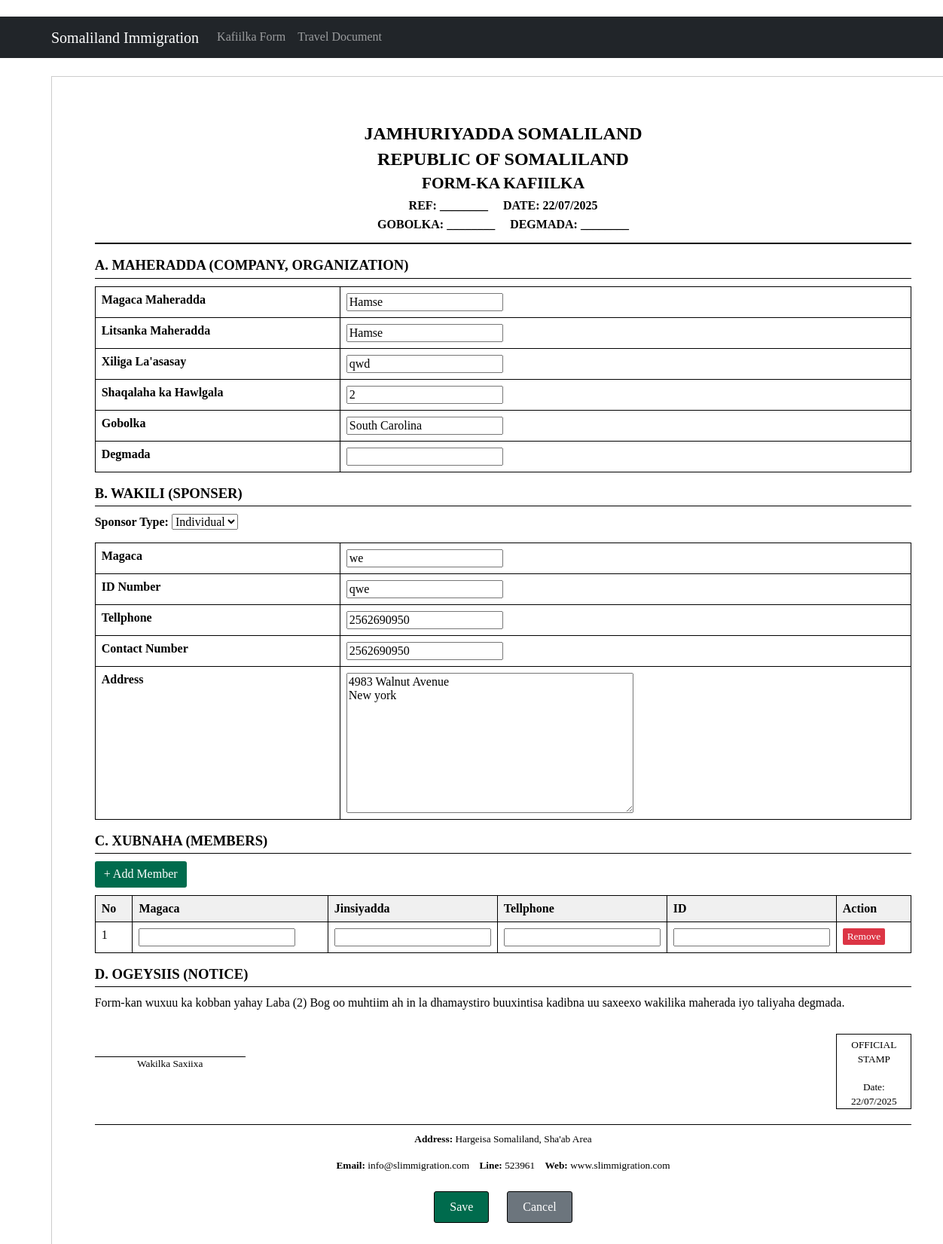
The page /kafiilka/1/edit/ on the database its author committed.
### immigration/models.py (models this page shows, shortened)
class KafiilkaForm(models.Model):
    reference = models.CharField(max_length=100, blank=True)
    date = models.DateField(blank=True, null=True)
    gobolka = models.CharField(max_length=100, blank=True)
    degmada = models.CharField(max_length=100, blank=True)
    company_name = models.CharField(max_length=200, blank=True)
    company_license = models.CharField(max_length=100, blank=True)
    establishment_period = models.CharField(max_length=100, blank=True)
    working_employees = models.IntegerField(blank=True, null=True)
    company_region = models.CharField(max_length=100, blank=True)
    company_district = models.CharField(max_length=100, blank=True)
    sponsor_type = models.CharField(max_length=10, choices=[('SHASI', 'Individual'), ('WADAR', 'Group')], blank=True)
    sponsor_name = models.CharField(max_length=200, blank=True)
    sponsor_id = models.CharField(max_length=50, blank=True)
    sponsor_phone = models.CharField(max_length=20, blank=True)
    sponsor_contact = models.CharField(max_length=20, blank=True)
    sponsor_address = models.TextField(blank=True)
    pledge_name = models.CharField(max_length=200, blank=True)
    pledge_signature = models.CharField(max_length=200, blank=True)
    district_leader_name = models.CharField(max_length=200, blank=True)
    district_leader_signature = models.CharField(max_length=200, blank=True)
    filled_date = models.DateField(blank=True, null=True)
    attachment_types = models.CharField(max_length=200, blank=True)
    special_notes = models.TextField(blank=True)
    created_at = models.DateTimeField(auto_now_add=True)
    updated_at = models.DateTimeField(auto_now=True)

### immigration/views.py (the view)
# urls.py: path('kafiilka/<int:pk>/edit/', views.kafiilka_form_edit, name='kafiilka_form_edit'),
def kafiilka_form_edit(request, pk):
    form_instance = get_object_or_404(KafiilkaForm, pk=pk)
    if request.method == 'POST':
        form = KafiilkaFormForm(request.POST, request.FILES, instance=form_instance)
        formset = KafiilkaFormMemberFormSet(request.POST, request.FILES, instance=form_instance)
        if form.is_valid() and formset.is_valid():
            form.save()
            formset.save()
            return redirect('kafiilka_form_detail', pk=pk)
    else:
        form = KafiilkaFormForm(instance=form_instance)
        formset = KafiilkaFormMemberFormSet(instance=form_instance)
    return render(request, 'kafiilka_form/edit.html', {
        'form': form,
        'formset': formset,
    })

### immigration/forms.py
class KafiilkaFormForm(forms.ModelForm):
    class Meta:
        model = KafiilkaForm
        exclude = ['created_at', 'updated_at']
        widgets = {
            'date': forms.DateInput(attrs={'type': 'date'}),
            'filled_date': forms.DateInput(attrs={'type': 'date'}),
        }

### immigration/templates/kafiilka_form/edit.html (shortened to what this page needs)
﻿{% extends 'base.html' %}
{% block content %}
<div class="form-container">
    <div class="watermark">2025</div>
    <div class="form-header">
        <h1>JAMHURIYADDA SOMALILAND</h1>
        <h1>REPUBLIC OF SOMALILAND</h1>
        <h2>FORM-KA KAFIILKA</h2>
        <p><strong>REF:</strong> {{ form.reference.value|default:"________" }} &nbsp;&nbsp;&nbsp; <strong>DATE:</strong> <span class="current-date">{% now "d/m/Y" %}</span></p>
        <p><strong>GOBOLKA:</strong> {{ form.gobolka.value|default:"________" }} &nbsp;&nbsp;&nbsp; <strong>DEGMADA:</strong> {{ form.degmada.value|default:"________" }}</p>
    </div>
    <form method="post" enctype="multipart/form-data" id="kafiilka-form">
        <div class="form-section">
            <div class="section-title">A. MAHERADDA (COMPANY, ORGANIZATION)</div>
            <table class="form-table">
                <tr>
                    <td width="30%"><strong>Magaca Maheradda</strong></td>
                    <td>{{ form.company_name }}</td>
                </tr>
                <tr>
                    <td><strong>Litsanka Maheradda</strong></td>
                    <td>{{ form.company_license }}</td>
                </tr>
                <tr>
                    <td><strong>Xiliga La'asasay</strong></td>
                    <td>{{ form.establishment_period }}</td>
                </tr>
                <tr>
                    <td><strong>Shaqalaha ka Hawlgala</strong></td>
                    <td>{{ form.working_employees }}</td>
                </tr>
                <tr>
                    <td><strong>Gobolka</strong></td>
                    <td>{{ form.company_region }}</td>
                </tr>
                <tr>
                    <td><strong>Degmada</strong></td>
                    <td>{{ form.company_district }}</td>
                </tr>
            </table>
        </div>
        <div class="form-section">
            <div class="section-title">B. WAKILI (SPONSER)</div>
            <p><strong>Sponsor Type:</strong> {{ form.sponsor_type }}</p>
            <table class="form-table">
                <tr>
                    <td width="30%"><strong>Magaca</strong></td>
                    <td>{{ form.sponsor_name }}</td>
                </tr>
                <tr>
                    <td><strong>ID Number</strong></td>
                    <td>{{ form.sponsor_id }}</td>
                </tr>
                <tr>
                    <td><strong>Tellphone</strong></td>
                    <td>{{ form.sponsor_phone }}</td>
                </tr>
                <tr>
                    <td><strong>Contact Number</strong></td>
                    <td>{{ form.sponsor_contact }}</td>
                </tr>
                <tr>
                    <td><strong>Address</strong></td>
                    <td>{{ form.sponsor_address }}</td>
                </tr>
            </table>
        </div>
        <div class="form-section">
            <div class="section-title">C. XUBNAHA (MEMBERS)</div>
            <button type="button" class="add-member-btn" id="add-member-btn">+ Add Member</button>
            <table class="form-table" id="members-table">
                <thead>
                    <tr>
                        <th width="5%">No</th>
                        <th width="25%">Magaca</th>
                        <th width="15%">Jinsiyadda</th>
                        <th width="15%">Tellphone</th>
                        <th width="15%">ID</th>
                        <th width="10%">Action</th>
                    </tr>
                </thead>
                <tbody>
                    {% for member_form in formset %}
                    <tr>
                        <td>{{ forloop.counter }}</td>
                        <td>{{ member_form.name }}</td>
                        <td>{{ member_form.nationality }}</td>
                        <td>{{ member_form.phone }}</td>
                        <td>{{ member_form.id_number }}</td>
                        <td>
                            {% if member_form.instance.pk %}
                            {{ member_form.DELETE }}
                            <button type="button" class="remove-member-btn" onclick="this.previousElementSibling.checked = !this.previousElementSibling.checked; this.closest('tr').style.display = this.previousElementSibling.checked ? 'none' : '';">Remove</button>
                            {% else %}
                            <button type="button" class="remove-member-btn">Remove</button>
                            {% endif %}
                        </td>
                    </tr>
                    {% endfor %}
                </tbody>
            </table>
        </div>
        <div class="form-section">
            <div class="section-title">D. OGEYSIIS (NOTICE)</div>
            <p style="text-align: justify;">Form-kan wuxuu ka kobban yahay Laba (2) Bog oo muhtiim ah in la dhamaystiro buuxintisa kadibna uu saxeexo wakilika maherada iyo taliyaha degmada.</p>
            <div style="margin-top: 30px;">
                <div class="official-stamp">
                    OFFICIAL STAMP<br><br>
                    Date: {% now "d/m/Y" %}
                </div>
                <div style="float: left;">
                    <span class="signature-line"></span>
                    <span class="signature-label">Wakilka Saxiixa</span>
                </div>
            </div>
        </div>
        <div class="footer">
            <p><strong>Address:</strong> Hargeisa Somaliland, Sha'ab Area</p>
            <p><strong>Email:</strong> info@slimmigration.com &nbsp;&nbsp; <strong>Line:</strong> 523961 &nbsp;&nbsp; <strong>Web:</strong> www.slimmigration.com</p>
        </div>
        <div class="btn-container">
            <button type="submit" class="btn btn-primary">Save</button>
            <a href="{% url 'kafiilka_form_list' %}" class="btn btn-secondary">Cancel</a>
        </div>
    </form>
</div>
{% endblock %}

### immigration/templates/base.html (style rules this page uses)
.form-header { text-align: center; font-weight: bold; margin-bottom: 20px; }
.form-section { margin-bottom: 30px; }
.section-title { font-weight: bold; border-bottom: 1px solid #000; margin-bottom: 15px; }
.form-table { width: 100%; border-collapse: collapse; }
.form-table th, .form-table td { border: 1px solid #000; padding: 8px; }
.footer { margin-top: 30px; font-size: 12px; text-align: center; }

### immigration/templates/kafiilka_form/edit.html (style rules this page uses)
body { font-family: "Times New Roman", serif; margin: 0; padding: 0; font-size: 12pt; line-height: 1.4; color: #000; background-color: #fff; }
.form-container { width: 1200px; min-height: 297mm; margin: 0 auto; padding: 15mm; position: relative; box-sizing: border-box; background-color: #fff; border: 1px solid #ccc; }
.form-header { text-align: center; margin-bottom: 10px; border-bottom: 2px solid #000; padding-bottom: 10px; }
.form-header h1 { font-size: 18pt; font-weight: bold; margin: 5px 0; text-transform: uppercase; }
.form-header h2 { font-size: 16pt; font-weight: bold; margin: 5px 0; }
.form-header p { margin: 3px 0; font-size: 12pt; }
.section-title { font-size: 14pt; font-weight: bold; margin: 15px 0 10px 0; border-bottom: 1px solid #000; padding-bottom: 3px; }
.form-section { margin-bottom: 15px; }
.form-table { width: 100%; border-collapse: collapse; margin-bottom: 15px; border: 1px solid #000; }
.form-table th, .form-table td { border: 1px solid #000; padding: 8px; text-align: left; vertical-align: top; }
.form-table th { background-color: #f0f0f0; font-weight: bold; }
.footer { text-align: center; font-size: 10pt; margin-top: 20px; padding-top: 10px; border-top: 1px solid #000; }
.btn-container { text-align: center; margin-top: 25px; }
.btn { padding: 8px 20px; font-size: 12pt; margin: 0 10px; border: 1px solid #000; border-radius: 3px; cursor: pointer; transition: background-color 0.3s; }
.btn-primary { background-color: #006b4d; color: white; }
.btn-secondary { background-color: #6c757d; color: white; }
.add-member-btn { background-color: #006b4d; color: white; border: none; padding: 6px 12px; font-size: 12pt; margin-bottom: 10px; cursor: pointer; border-radius: 3px; }
.remove-member-btn { background-color: #dc3545; color: white; border: none; padding: 3px 6px; font-size: 10pt; cursor: pointer; border-radius: 2px; }
.watermark { position: absolute; opacity: 0.1; font-size: 120pt; font-weight: bold; color: #006b4d; transform: rotate(-45deg); left: 50px; top: 300px; z-index: -1; pointer-events: none; }
.current-date { font-weight: bold; }
.official-stamp { float: right; width: 100px; height: 100px; border: 1px solid #000; text-align: center; padding: 5px; font-size: 10pt; margin-left: 10px; }
.signature-line { border-bottom: 1px solid #000; width: 200px; display: inline-block; margin-top: 30px; }
.signature-label { font-size: 10pt; text-align: center; display: block; }

### rows shown on the page
KafiilkaForm: company_name "Hamse", company_license "Hamse", establishment_period "qwd", working_employees "2", company_region "South Carolina", sponsor_type "Individual", sponsor_name "we", sponsor_id "qwe", sponsor_phone "2562690950", sponsor_contact "2562690950", sponsor_address "4983 Walnut Avenue New york"
